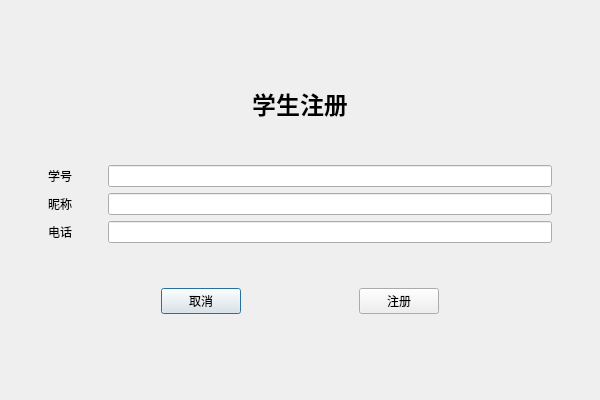
<?xml version="1.0" encoding="UTF-8"?>
<ui version="4.0">
 <class>Reg</class>
 <widget class="QDialog" name="Reg">
  <property name="geometry">
   <rect>
    <x>0</x>
    <y>0</y>
    <width>600</width>
    <height>400</height>
   </rect>
  </property>
  <property name="windowTitle">
   <string>学生注册</string>
  </property>
  <layout class="QVBoxLayout" name="vlay">
   <property name="leftMargin">
    <number>48</number>
   </property>
   <property name="topMargin">
    <number>48</number>
   </property>
   <property name="rightMargin">
    <number>48</number>
   </property>
   <property name="bottomMargin">
    <number>48</number>
   </property>
   <item>
    <spacer name="vsp1">
     <property name="orientation">
      <enum>Qt::Orientation::Vertical</enum>
     </property>
     <property name="sizeHint" stdset="0">
      <size>
       <width>20</width>
       <height>40</height>
      </size>
     </property>
    </spacer>
   </item>
   <item>
    <layout class="QHBoxLayout" name="hlay1">
     <item>
      <widget class="QLabel" name="label1">
       <property name="font">
        <font>
         <pointsize>18</pointsize>
         <bold>true</bold>
        </font>
       </property>
       <property name="text">
        <string>学生注册</string>
       </property>
       <property name="alignment">
        <set>Qt::AlignmentFlag::AlignCenter</set>
       </property>
      </widget>
     </item>
    </layout>
   </item>
   <item>
    <spacer name="vsp2">
     <property name="orientation">
      <enum>Qt::Orientation::Vertical</enum>
     </property>
     <property name="sizeHint" stdset="0">
      <size>
       <width>20</width>
       <height>40</height>
      </size>
     </property>
    </spacer>
   </item>
   <item>
    <layout class="QFormLayout" name="flay">
     <property name="horizontalSpacing">
      <number>36</number>
     </property>
     <item row="0" column="0">
      <widget class="QLabel" name="label2">
       <property name="text">
        <string>学号</string>
       </property>
      </widget>
     </item>
     <item row="0" column="1">
      <widget class="QLineEdit" name="ledit1"/>
     </item>
     <item row="1" column="0">
      <widget class="QLabel" name="label3">
       <property name="text">
        <string>昵称</string>
       </property>
      </widget>
     </item>
     <item row="2" column="0">
      <widget class="QLabel" name="label4">
       <property name="text">
        <string>电话</string>
       </property>
      </widget>
     </item>
     <item row="1" column="1">
      <widget class="QLineEdit" name="ledit2"/>
     </item>
     <item row="2" column="1">
      <widget class="QLineEdit" name="ledit3"/>
     </item>
    </layout>
   </item>
   <item>
    <spacer name="vsp3">
     <property name="orientation">
      <enum>Qt::Orientation::Vertical</enum>
     </property>
     <property name="sizeHint" stdset="0">
      <size>
       <width>20</width>
       <height>40</height>
      </size>
     </property>
    </spacer>
   </item>
   <item>
    <layout class="QHBoxLayout" name="hlay2">
     <item>
      <spacer name="hsp1">
       <property name="orientation">
        <enum>Qt::Orientation::Horizontal</enum>
       </property>
       <property name="sizeHint" stdset="0">
        <size>
         <width>40</width>
         <height>20</height>
        </size>
       </property>
      </spacer>
     </item>
     <item>
      <widget class="QPushButton" name="pbtn1">
       <property name="sizePolicy">
        <sizepolicy hsizetype="Fixed" vsizetype="Fixed">
         <horstretch>0</horstretch>
         <verstretch>0</verstretch>
        </sizepolicy>
       </property>
       <property name="text">
        <string>取消</string>
       </property>
      </widget>
     </item>
     <item>
      <spacer name="hsp2">
       <property name="orientation">
        <enum>Qt::Orientation::Horizontal</enum>
       </property>
       <property name="sizeHint" stdset="0">
        <size>
         <width>40</width>
         <height>20</height>
        </size>
       </property>
      </spacer>
     </item>
     <item>
      <widget class="QPushButton" name="pbtn2">
       <property name="sizePolicy">
        <sizepolicy hsizetype="Fixed" vsizetype="Fixed">
         <horstretch>0</horstretch>
         <verstretch>0</verstretch>
        </sizepolicy>
       </property>
       <property name="text">
        <string>注册</string>
       </property>
      </widget>
     </item>
     <item>
      <spacer name="hsp3">
       <property name="orientation">
        <enum>Qt::Orientation::Horizontal</enum>
       </property>
       <property name="sizeHint" stdset="0">
        <size>
         <width>40</width>
         <height>20</height>
        </size>
       </property>
      </spacer>
     </item>
    </layout>
   </item>
   <item>
    <spacer name="vsp4">
     <property name="orientation">
      <enum>Qt::Orientation::Vertical</enum>
     </property>
     <property name="sizeHint" stdset="0">
      <size>
       <width>20</width>
       <height>40</height>
      </size>
     </property>
    </spacer>
   </item>
  </layout>
 </widget>
 <resources/>
 <connections/>
</ui>
